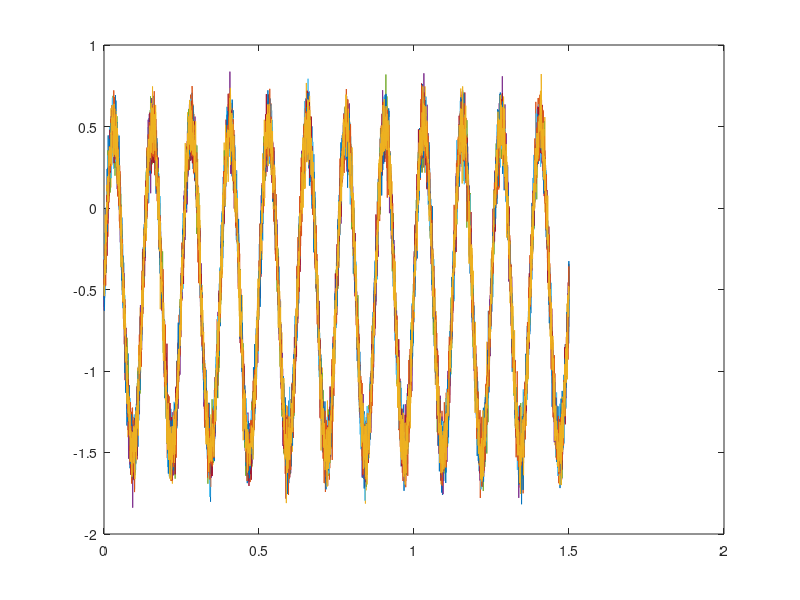

This chart was generated by the following MATLAB code: (Note: this script raises an error after producing the figure.)
%% Entrainment_Methodology_Examples
fs = 2000;
time = 1.5;
stimTime=1;
freq = 8;
n = 50;
noise_intensity = 0.5; % signal amplitude is +/- 1, so noise intensity of 2 makes SNR=1
t = linspace(0,time,time*fs);
%% Representative Signal Example
figure(1)
testsig=repmat(sin(t*2*pi*freq),10,1) + 0.1*randn(10,3000)-0.5 ;
plot(t,testsig)

%% Entrainment Magnitude


%% Entrainment Phase
close all


postStimIDX = stimTime*fs+1;

dampening = flip(exp(-0.1*t));
dampening(1:postStimIDX) = dampening(1:postStimIDX).*t(1:postStimIDX);
postStimt=linspace(0,time-stimTime,fs*(time-stimTime));
postStimDamp = exp(-5*postStimt)';
dampening(postStimIDX:end) = dampening(postStimIDX-1)*postStimDamp;
signal1 = sin(t*2*pi*freq).*dampening;
signal2 = sin(t*2*pi*freq-25/(2*pi)).*dampening;
signal3 = sin(t*2*pi*freq-42/(2*pi)).*dampening;

[locs,stim] = stimtrain(signal1,time,stimTime,fs,freq,0.25,4);
stims = repmat(stim,1,n)';
y1 = repmat(signal1,n,1);
y2 = repmat(signal2,n,1);
y3 = repmat(signal3,n,1);
noise = noise_intensity*(rand(n,time*fs)-0.5).*flip(exp(-1.1*t));
yy1 = noise+y1+stims;
yy2 = noise+y2+stims;
yy3 = noise+y3+stims;
% plot(t,signal1,t,signal2,t,signal3,t,signal3+stim')

interval = floor(2 * fs/freq)-fs*0.1;
% interval = 490;
[t1, y1s] = entrainment_phase(yy1',locs(5:end),interval,fs);

[t2, y2s] = entrainment_phase(yy2',locs(5:end),interval,fs);

[t3, y3s] = entrainment_phase(yy3',locs(5:end),interval,fs);

figure(1)
% subplot(1,3,1)
a1=subplot(3,1,1);
plot(t1,y1s','Color',[0.4 0.4 0.4])
hold on
plot(t1,mean(y1s),'Color',[0.6 0 0.4])
ylabel('amplitude (au)')
title('Channel A')
% subplot(1,3,2)
a2=subplot(3,1,2);
plot(t2,y2s','Color',[0.4 0.4 0.4])
hold on
plot(t2,mean(y2s),'Color',[0.6 0 0.4])
ylabel('amplitude (au)')
title('Channel B')
% subplot(1,3,3)
a3=subplot(3,1,3);
plot(t3,y3s','Color',[0.4 0.4 0.4])
hold on
plot(t3,mean(y3s),'Color',[0.6 0 0.4])
xlabel('time (s)')
ylabel('amplitude (au)')
title('Channel C')


figure(4)
a21=subplot(3,1,1);

plot(t,(yy1+stims),'Color',[0.5,0.5,0.5]),hold on, plot(t,mean(yy1+stims))
ylabel('amplitude (au)')
title('Channel A')
xline(t(locs(5:end)-interval/2),'LineWidth',2.5,'Color',[0 1 0])
xline(t(locs(5:end)+interval/2),'LineWidth',2.5,'Color',[1 0 0])

a22=subplot(3,1,2);

plot(t,(yy2+stims),'Color',[0.5,0.5,0.5]),hold on, plot(t,mean(yy2+stims))
ylabel('amplitude (au)')
title('Channel B')
xline(t(locs(5:end)-interval/2),'LineWidth',2.5,'Color',[0 1 0])
xline(t(locs(5:end)+interval/2),'LineWidth',2.5,'Color',[1 0 0])

a23=subplot(3,1,3);

plot(t,(yy3+stims),'Color',[0.5,0.5,0.5]),hold on, plot(t,mean(yy3+stims))
xlabel('time (ms)')
ylabel('amplitude (au)')
xline(t(locs(5:end)-interval/2),'LineWidth',2.5,'Color',[0 1 0])
xline(t(locs(5:end)+interval/2),'LineWidth',2.5,'Color',[1 0 0])

title('Channel C')
linkaxes([a21,a22,a23],'x')
%% Post-Stim Feature


%% Entrainment Onset

%% Functions
function [idx,y] = stimtrain(X,sampTime,stimTime,fs,stimfreq,pulseWidth,pulsePerTrain)
pw = pulseWidth/1000*fs; %pulseWidth is in ms
samplen = fs*sampTime;% time in s, fs in hz
y = zeros(samplen,1);
samp_per_cycle = fs/stimfreq;
offset = floor(0.5*samp_per_cycle);
n_pulse = stimfreq*stimTime;
idx = zeros(n_pulse,1);
for i = 1:n_pulse
idx(i) = offset + (i-1)*floor(samp_per_cycle);
line = linspace(1.5*max(X),2*min(X),3);
lineOutput = repmat(line,1,pulsePerTrain);
y(idx(i):idx(i)+length(lineOutput)-1) = lineOutput;
end
end
